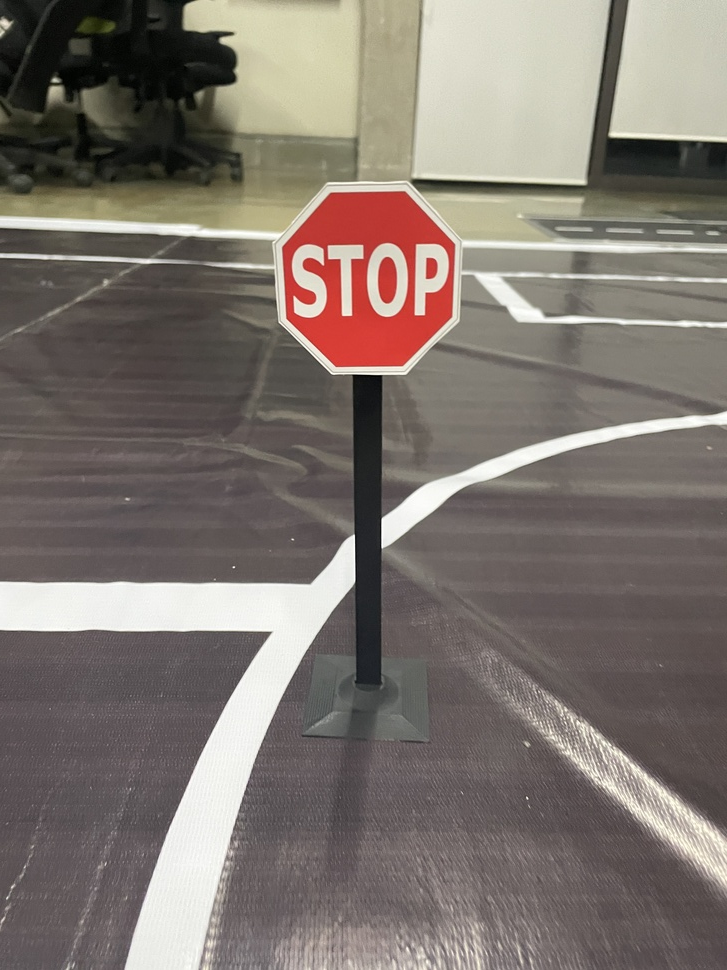
#> input picture src/lib/perception/data/IMG_1048.JPG, 727 x 970 px, shrunk from 3024 x 4032 before the run
$ python -i lanekeephandle.py   (imports and definitions only)   (older library calls are emulated)
#> lines starting #> are read from the running program, lines starting #| are printed output that depends on the picture; after the words box and inside, x2 and y2 are one past the last pixel; in counts of white or black regions, pixels touching at a corner belong together
#> further down, picture is the input picture: shape (970, 727, 3); mean B, G, R 110.9, 117.4, 126.4
import math
from functools import reduce
from time import time
from typing import List, Tuple

import cv2
import matplotlib.pyplot as plt
import numpy as np


# [43 lines left out: functions draw_line, display_heading_line, not called in this run]


class LaneKeep:
    def __init__(
        self,
        use_perspective: bool = True,
        hls_lower: List[int] = [180, 180, 180],
        computation_method: str = "hough",
        blur_size: Tuple[int, int] = (3, 3),
        adpt_Th_blk_size: int = 21,
        adpt_Th_C: int = 4,
        canny_thres1: int = 50,
        canny_thres2: int = 150,
        luroi: float = 0.15,
        ruroi: float = 0.85,
        lbroi: float = 0,
        rbroi: float = 1,
        hroi: float = 0.45,
        broi: float = 0,
    ):
        """Define LaneKeeping pipeline and parameters

        Args:
            use_perspective: (bool) change preprocess pipeline
                        False -> [roi_func, preprocess]
                        True  -> [persepective_wrap, preprocess]
            hls_lower: (list) change the hls filter lower bound
            computation_method:(str) [ hough | sliding_window]
            blur_size: (Tuple[int, int]) Blur kernel size (preprocess)
            adpt_Th_blk_size: (int) Adaptive thresholding block size (preprocess)
            adpt_Th_C: (int) Adaptive thresholidng parameter C (preprocess)
            canny_thres1: (int) Canny Edge Detection threshold parameter (preprocess)
            canny_thres2: (int) Canny Edge Detection threshold parameter (preprocess)
            luroi: (float) left upper ROI region percent
            ruroi: (float) right upper ROI region percent
            lbroi: (float) left bottom ROI region percent
            rbroi: (float) right bottom ROI region percent
            hroi : (float) ROI region percent
            broi: (float) ROI region percent from bottom,
        """

        assert (
            computation_method == "hough" or computation_method == "sliding_window"
        ), "Expected computation_method to be either 'hough' or 'sliding_window'"

        assert (
            len(hls_lower) == 3
        ), f"Expected a list of [hue, sat, light], got {hls_lower}"

        assert (
            max(hls_lower) < 255 and min(hls_lower) >= 0
        ), f"Value range for hls is 0~255, got {hls_lower}"

        self.computation_method = computation_method
        self.hls_lower = hls_lower
        self.blur_size = blur_size
        # Size of a pixel neighborhood that is used to calculate a threshold value for the pixel
        self.adpt_Th_blk_size = adpt_Th_blk_size
        # const substracted from mean (adaptive threshold)
        self.adpt_Th_C = adpt_Th_C
        # threshold for canny edge detection
        # https://docs.opencv.org/4.x/dd/d1a/group__imgproc__feature.html#ga04723e007ed888ddf11d9ba04e2232de
        self.canny_thres1 = canny_thres1
        self.canny_thres2 = canny_thres2

        # perspective wrap
        self.luroi = luroi
        self.ruroi = ruroi
        self.lbroi = lbroi
        self.rbroi = rbroi
        self.hroi = hroi
        self.broi = broi
        self.stencil = None
        if use_perspective:
            pipeline_list = [self.persepective_wrap, self.preprocess]
        else:
            pipeline_list = [self.roi_func, self.preprocess]

        def compose(f, g):
            return lambda x: g(f(x))

        self.preprocess_pipeline = reduce(compose, pipeline_list, lambda x: x)

    # [44 lines left out: functions __call__, roi_func, not called in this run]

    def preprocess(self, img: np.ndarray) -> np.ndarray:
        """Preprocess image for edge detection"""
        # Apply HLS color filtering to filter out white lane lines
        img = cv2.convertScaleAbs(img, alpha=2.0, beta=30)
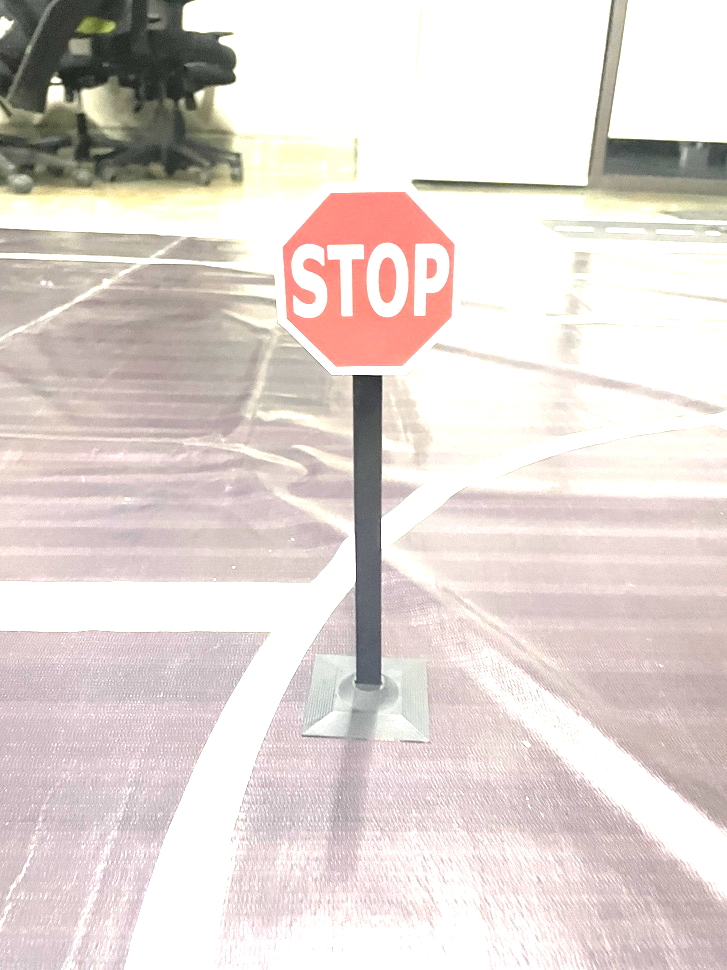
#> img: shape (970, 727, 3); mean of channels 0, 1, 2 210.9, 214.5, 225.1; drawn as B, G, R
        blur1 = cv2.GaussianBlur(img, (7, 7), 0)

        hls = cv2.cvtColor(blur1, cv2.COLOR_BGR2HLS)
#> hls: shape (970, 727, 3); mean of channels 0, 1, 2 42.8, 217.9, 72.7

        # change here if it fails to detect
        white_lower = np.array(
            [np.round(0 / 2), np.round(0.75 * 255), np.round(0.45 * 255)]
        )

        white_upper = np.array(
            [np.round(360 / 2), np.round(1.00 * 255), np.round(1 * 255)]
        )

        white_mask = cv2.inRange(hls, white_lower, white_upper)
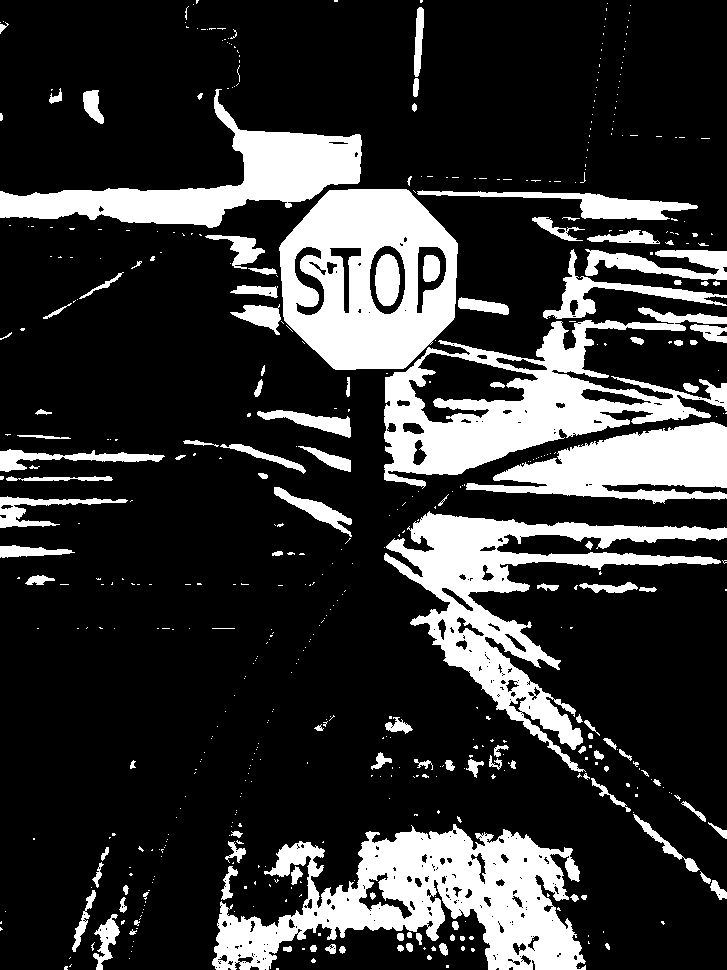
#> white_mask: shape (970, 727); 20.9% white; 542 white regions (418 under 20 px), largest, box (x1, y1, x2, y2) and area: (212, 824, 586, 970) 26775, (279, 189, 458, 370) 21592, (384, 307, 727, 489) 21225

        # Yellow-ish areas in image
        # H value must be appropriate (see HSL color space), e.g. within [40 ... 60]
        # L value can be arbitrary (we want everything between bright and dark yellow), e.g. within [0.0 ... 1.0]
        # S value must be above some threshold (we want at least some saturation), e.g. within [0.35 ... 1.0]
        yellow_lower = np.array(
            [np.round(30 / 2), np.round(0.75 * 255), np.round(0.45 * 255)]
        )
        yellow_upper = np.array(
            [np.round(60 / 2), np.round(1.0 * 255), np.round(1.00 * 255)]
        )
        yellow_mask = cv2.inRange(hls, yellow_lower, yellow_upper)
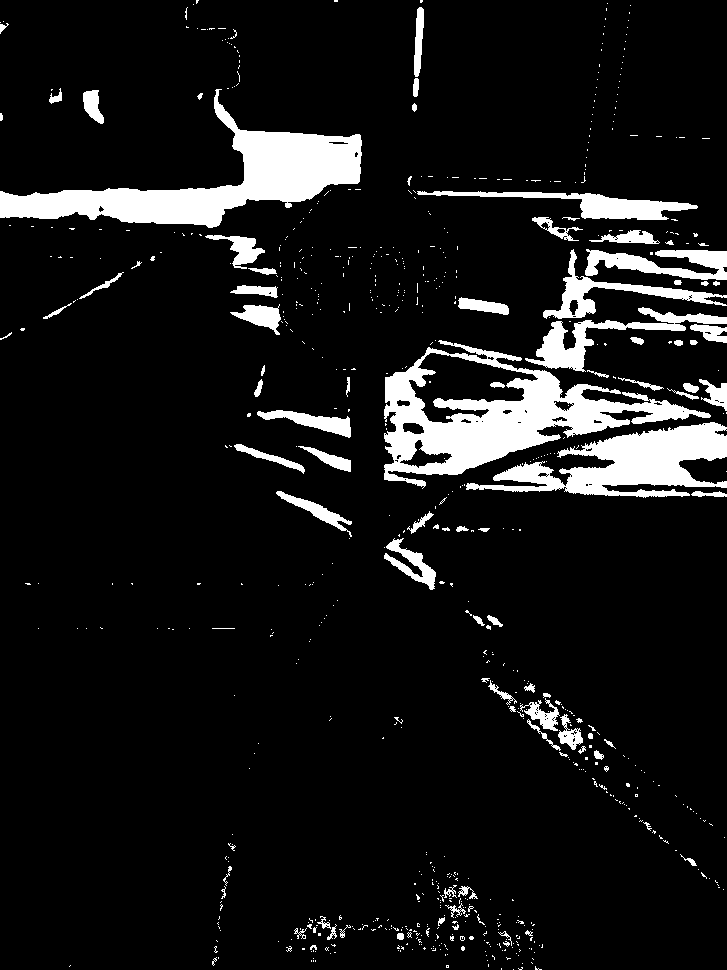
#> yellow_mask: shape (970, 727); 9.3% white; 755 white regions (661 under 20 px), largest, box (x1, y1, x2, y2) and area: (384, 340, 711, 489) 15601, (0, 89, 362, 228) 14836, (466, 422, 727, 498) 9127

        # Calculate combined mask, and masked image
        mask = cv2.bitwise_or(yellow_mask, white_mask)
        hls_result = cv2.bitwise_and(img, img, mask=mask)

        # [6 lines of commented-out code are left out]
        gray = cv2.cvtColor(hls_result, cv2.COLOR_RGB2GRAY)
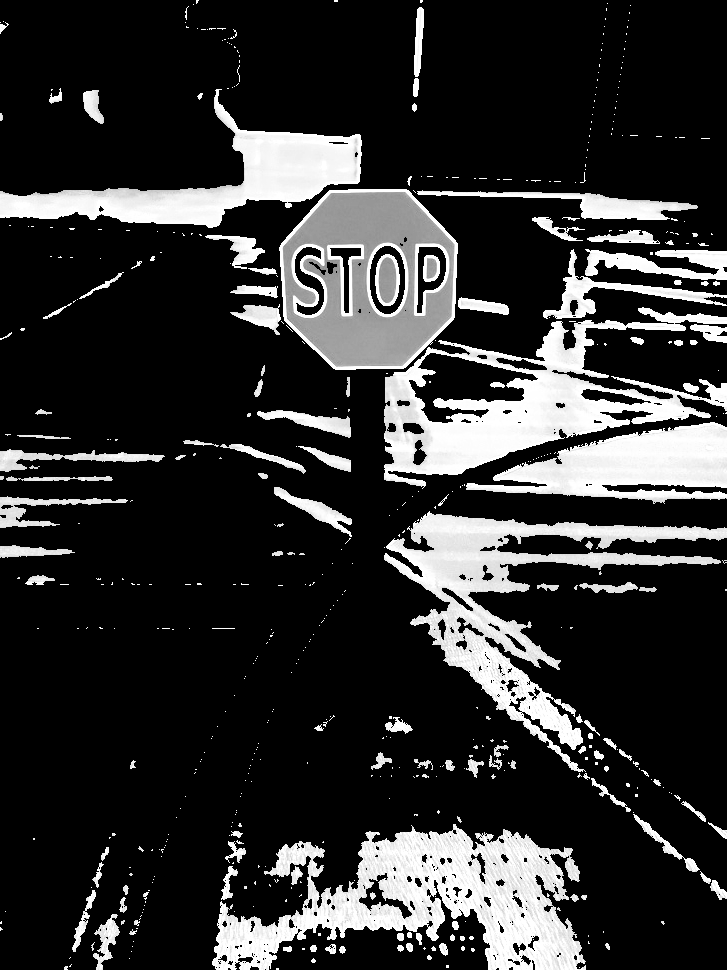
#> gray: shape (970, 727); min 0, max 255, mean 48.8
        # clahe = cv2.createCLAHE(clipLimit=80,tileGridSize=(128,128))
        # gray = clahe.apply(gray)
        # thres = cv2.adaptiveThreshold(
        #     gray,
        #     255,
        #     cv2.ADAPTIVE_THRESH_GAUSSIAN_C,
        #     cv2.THRESH_BINARY_INV,
        #     self.adpt_Th_blk_size,
        #     self.adpt_Th_C,
        # )
        # ret, thresh = cv2.threshold(gray, 160, 255, cv2.THRESH_BINARY)
        blur = cv2.GaussianBlur(gray, self.blur_size, 0)
        _, th1 = cv2.threshold(blur, 120, 255, cv2.THRESH_BINARY)
#> th1: shape (970, 727); 20.8% white; 289 white regions (166 under 20 px), largest, box (x1, y1, x2, y2) and area: (212, 824, 585, 970) 26911, (384, 307, 727, 487) 21689, (279, 189, 458, 370) 21518
        _, th2 = cv2.threshold(blur, 220, 255, cv2.THRESH_BINARY + cv2.THRESH_OTSU)
#> th2: shape (970, 727); 20.8% white; 294 white regions (171 under 20 px), largest, box (x1, y1, x2, y2) and area: (212, 824, 586, 970) 27030, (384, 307, 727, 487) 21709, (279, 189, 458, 370) 21539
        #         clean = cv2.fastNlMeansDenoising(blur)
        th3 = np.array(0.7 * th1 + 0.3 * th2).astype(np.uint8)
        blur = cv2.GaussianBlur(th3, (21, 21), 0)
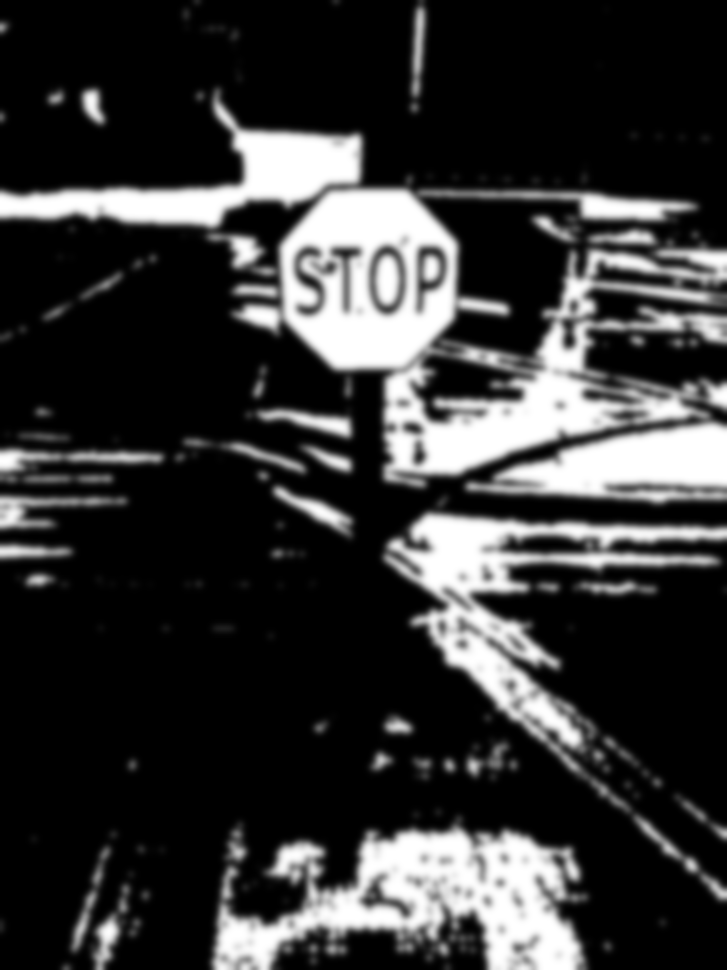
#> blur: shape (970, 727); min 0, max 255, mean 53.1
        canny = cv2.Canny(blur, self.canny_thres1, self.canny_thres2)
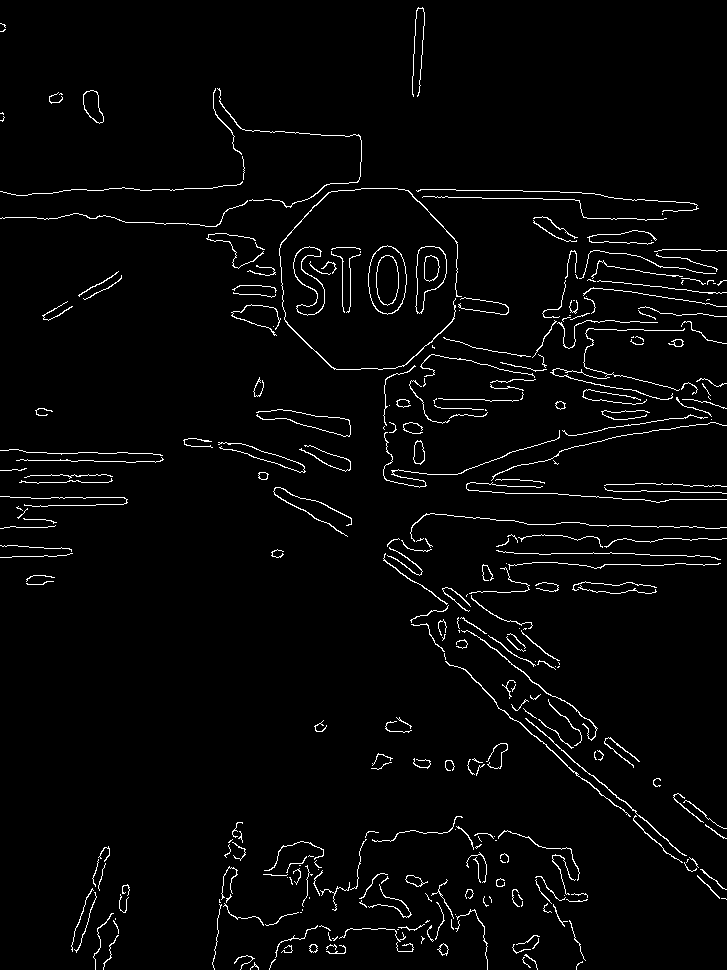
#> canny: shape (970, 727); 2.8% white in thin lines or dots
        #         denoised=cv2.fastNlMeansDenoisingColored(canny,None,10,10,7,21)
        return canny
        # return hls_result, gray, thres, blur, canny

    # [496 lines left out: functions persepective_wrap, houghlines_angle, sliding_window_search, processImage, perspectiveWarp, slide_window_search and 7 more, not called in this run]

>>> import cv2
>>> picture = cv2.imread('data/IMG_1048.JPG')
>>> result = LaneKeep().preprocess(picture)
